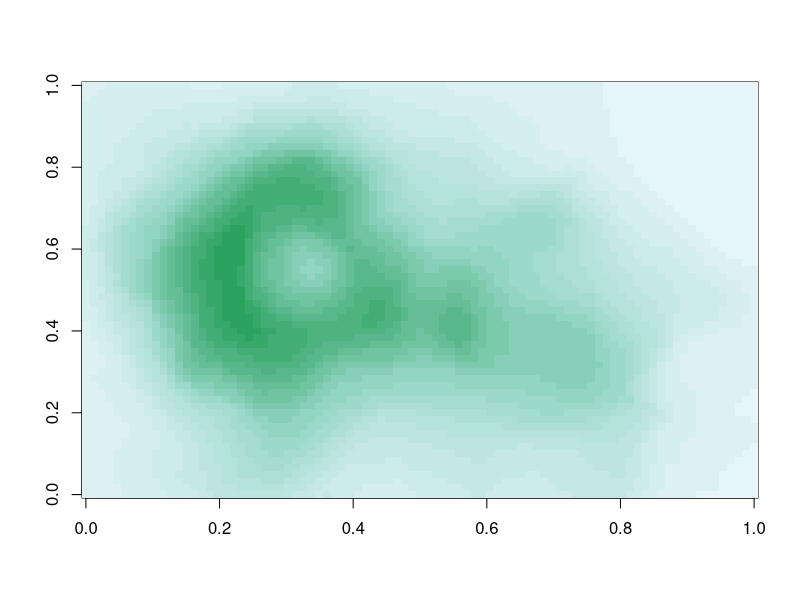
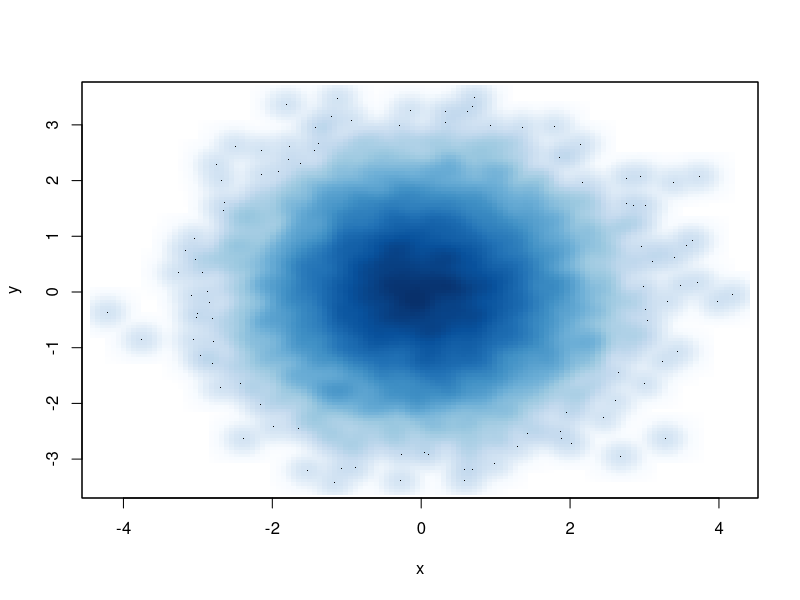
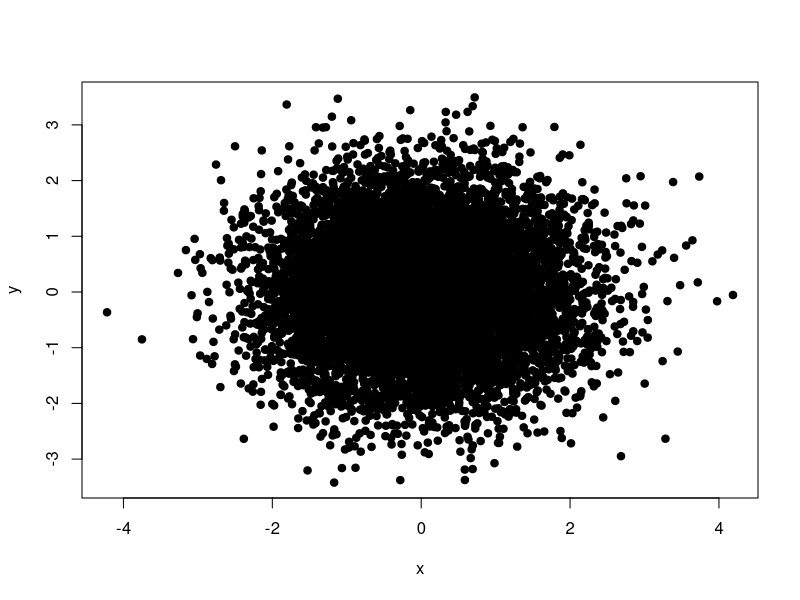
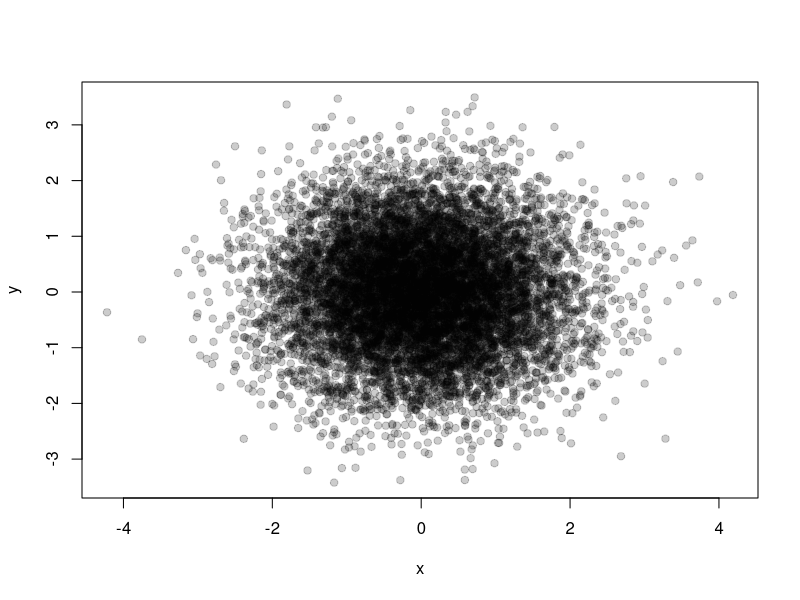

R code for these plots, in order:

# create a ramp between colors
pal <- colorRamp(c("red","blue"))
pal(0); pal(0.5); pal(1)
pal(seq(0,1,length=10))

pal <- colorRampPalette(c("red","yellow"))
pal(2); pal(10) # now I feed the function with the number of colors that I want

# there are three types of palettes in the RColorBrewer package:
# 1.sequential (for ordered data)
# 2.diverging
# 3.qualitative (for categorical data)

library(RColorBrewer)
cols <- brewer.pal(3,"BuGn")
pal <- colorRampPalette(cols)
image(volcano, col = pal(20))

x <- rnorm(10000)
y <- rnorm(10000)
smoothScatter(x,y)

plot(x,y,pch=19)
plot(x,y,pch=19,col=rgb(0,0,0,0.2))
